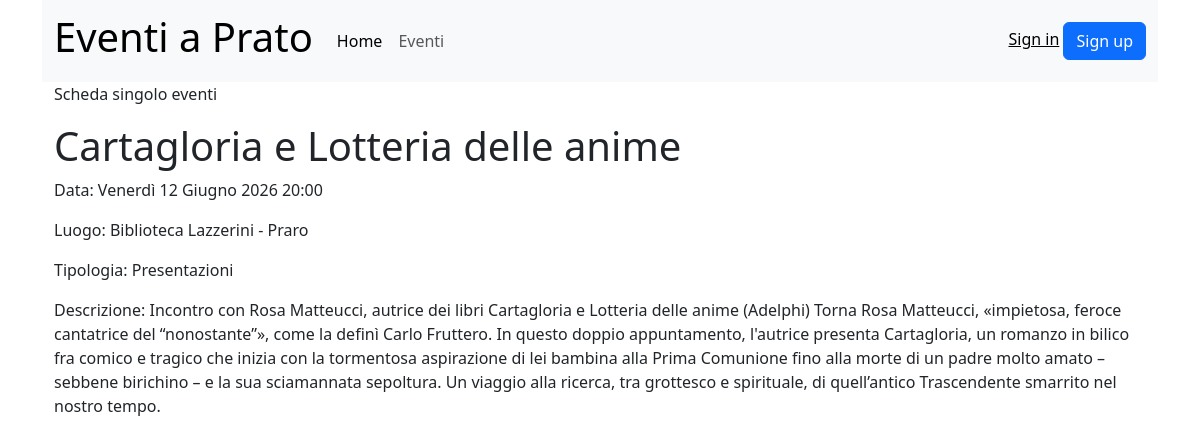
The app's page /eventi/4/, older data.
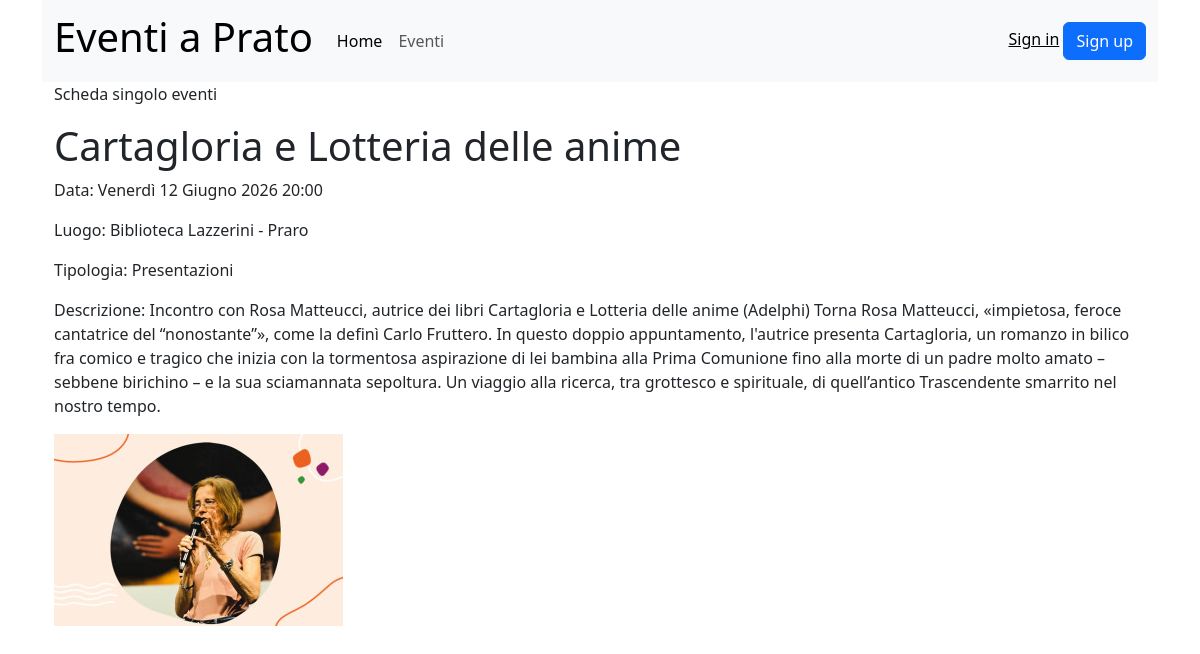
The same page, newer data.
### eventi_gestione/models.py (models this page shows, shortened)
class Eventi(models.Model):
    nome_evento = models.CharField(max_length=100)
    descrizione_evento = models.TextField()
    tipo_evento = models.ForeignKey(Tipologia,on_delete=models.CASCADE)
    luogo_evento = models.CharField(max_length=100)
    data_ora_evento = models.DateTimeField()
    immagine_evento = models.ImageField(upload_to='eventi/', blank=True, null=True)

class Tipologia(models.Model):
    nome_tipo = models.CharField(max_length=100)
    def __str__(self):
        return self.nome_tipo

### pagine/views.py (the view)
# urls.py: path("eventi/<int:pk>/", EventDetailView.as_view(), name="evento"),
class EventDetailView(DetailView):
    model = Eventi
    template_name = "scheda_evento.html"
    context_object_name = 'evento'

### templates/scheda_evento.html
{% extends "base.html" %}
{% block content %}
    <p>Scheda singolo eventi</p>
    <h1>{{ evento.nome_evento }}</h1>
    <p>Data: {{ evento.data_ora_evento }}</p>
    <p>Luogo: {{ evento.luogo_evento}}</p>
    <p>Tipologia: {{ evento.tipo_evento}}</p>
    <p>Descrizione: {{ evento.descrizione_evento }}</p>
    {% if evento.immagine_evento %}
        <img src="{{ evento.immagine_evento.url }}">
    {% endif %}
{% endblock content %}

Row changes from the older to the newer data that the page shows:
changed Eventi "Cartagloria e Lotteria delle anime": immagine_evento: picture added
